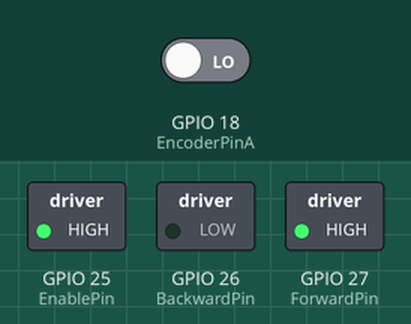
Recording of a sketch running on a simulated ESP32. Shown: switched loads named in the sketch (green lamp = pin HIGH). The inputs (shaded band) are chosen by the test bench; at power-on: GPIO 18 (EncoderPinA) LOW. What the sketch prints to the serial monitor is not drawn.

Above: at 0.1 s.
Timing chart, 0 to 1.6 s (numbered marks = the images above):
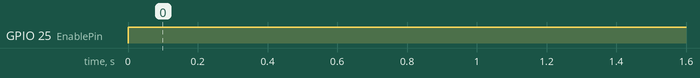

The sketch:

DC_motor_1-Maggie.ino
```cpp
// #include <Arduino.h>
#define EncoderPinA 18
#define EncoderPinB 21
#define ForwardPin 27
#define BackwardPin 26
#define EnablePin 25

volatile long Encodervalue=0;
void setup() {
    pinMode(ForwardPin, OUTPUT);
    pinMode(BackwardPin,OUTPUT);
    pinMode(EnablePin, OUTPUT);
    pinMode(EncoderPinA, INPUT);
    pinMode(EncoderPinB, INPUT);
    attachInterrupt(digitalPinToInterrupt(EncoderPinA), updateEncoder, RISING);
    Serial.begin(9600);
}
void loop() {
    digitalWrite(ForwardPin,HIGH);
    digitalWrite(BackwardPin,LOW);
    analogWrite(EnablePin,255);
    Serial.println(Encodervalue);
    delay(100);
}
void updateEncoder()
{
    if (digitalRead(EncoderPinA)> digitalRead(EncoderPinB))
    Encodervalue++;
    else
    Encodervalue--;
}
```

Measured:
- by itself, GPIO 25 (EnablePin): LOW → HIGH at 0.00 s
